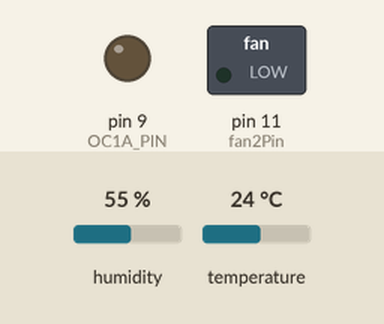
A sketch run on a simulated Arduino Mega 2560, built with avr-gcc and run on an emulated ATmega2560. Parts: switched loads named in the sketch (green lamp = pin HIGH), output pins drawn as LEDs (lit = HIGH). Inputs (shaded band) come from the test bench; at power-on: humidity 55 %, temperature 24 °C.

Above: at 2.3 s.
2.4 s: humidity set to 78 %
3.9 s: humidity set to 81 %
At 5.5 s:
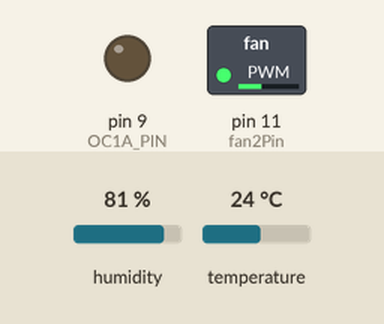
Timing chart, 0 to 7.0 s (numbered marks = the images above; inputs shaded):
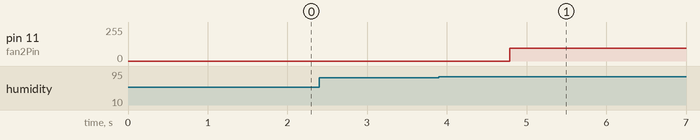

Measured:
- the behaviour switches between 79 and 80 % on humidity (found by bisection; images 0 and 1)
- after the input at 2.4 s, every drawn part: stays the same
- after the input at 3.9 s, pin 11 (fan2Pin): 0/255 → 96/255 after 0.89 s

The sketch:

sketch_jan19a.ino
```cpp
//Libraries sensor
#include <dht.h>
// Wir verwenden Software Serial
#define softserial

const byte OC1A_PIN = 9; // pin 9
const byte OC1B_PIN = 10; // pin 10
//Adjust this value to adjust the frequency (Frequency in HZ!) (Set currently to 25kHZ)
const word PWM_FREQ_HZ = 25000;
const word TCNT1_TOP = 16000000/(2*PWM_FREQ_HZ);
// Pin FAN 2 control:
const int fan2Pin = 11;  // pin 11

// DHT22 - Sensor humidity-temperature
#define dht22Pin 7 // pin 7
dht DHT;

// HM-10 Bluetooth
#ifdef softserial
  #include <SoftwareSerial.h>
  const int BTRX = 2;  // pin 2
  const int BTTX = 3;  // pin 3
  SoftwareSerial SerialBT(BTRX, BTTX);
#else
  HardwareSerial SerialBT = Serial1;
#endif

typedef struct {
  int index;
  String cmd;  //command name;
  char *msg;    //description command
  byte event; //0 - off, 1 - on;
  byte value; //active fans;
  byte fan1;  //0 - off, 1 - on, 2- auto;
  byte fan2;  //0 - off, 1 - on, 2- auto;
} modeDictionary;

modeDictionary modeDicArr[9] {
  {0, "auto", "FAN ALL AUTO", 1, 1, 2, 2},
  {1, "on", "FAN ALL ON", 0, 1, 1, 1},
  {2, "off", "FAN ALL OFF", 0, 1, 0, 0},
  {3, "help", "Print Help", 1, 0, 0, 0},
  {4, "?", "Print Help", 0, 0, 0, 0},
  {5, "info", "Print Info", 0, 0, 0, 0},
  {6, "i", "Print Info", 0, 0, 0, 0},
  {7, "status", "Print Status", 0, 0, 0, 0},
  {8, "s", "Print Status", 0, 0, 0, 0}
};
int modeDicSize = sizeof(modeDicArr)/sizeof(modeDictionary);

float hum = 0;  //Stores humidity value
float humPrevious = 0;
float temp = 0; //Stores temperature value
int fanSpeed = 100;
int fanPercent = 0;
unsigned long time = 0;
bool hasTimeDelay = false;
bool hasExecuteCommand = true;

void setup() {
  pinMode(OC1A_PIN, OUTPUT);
  pinMode(fan2Pin, OUTPUT);

  // Clear Timer1 control and count registers
  TCCR1A = 0;
  TCCR1B = 0;
  TCNT1  = 0;
  TCCR1A |= (1 << COM1A1) | (1 << WGM11);
  TCCR1B |= (1 << WGM13) | (1 << CS10);
  ICR1 = TCNT1_TOP;

  SerialBT.begin(9600);
  SerialBT.println("Program start!");
}

void loop() {
  int chk = DHT.read22(dht22Pin);
  //Read data and store it to variables hum and temp
  hum = DHT.humidity;
  temp= DHT.temperature;

  fanPercent = (((100-hum)/100) * 100);
  //fanSpeed = 1.5 * fanPercent;
  fanSpeed = 1.5 * hum;

  serialEvent();
  executeCommandAuto();
  executeCommand();
  print();
  timeDelay();
  resetVariables();
  delay(1000);  //Delay 1 sec.
}

void serialEvent() { // Run=1

  int availableBytes = SerialBT.available();

  if (availableBytes > 0) {
    char serialRead;
    char space = ' '; //Check for space
    String strCommand = "";
    String strTime = "";
    bool hasReadStrCommand = false;

    for(int i=0; i < availableBytes; i++){
      serialRead = SerialBT.read();

      int strCmdLength = strCommand.length();

      if (serialRead == space && strCmdLength == 0) {
        continue;
      }

      if (serialRead == space && strCmdLength > 0) {
        hasReadStrCommand = true;
        continue;
      }

      if (hasReadStrCommand) {
        if (serialRead == space && strTime.length() > 0) {
          continue;
        }
        strTime += serialRead;
        continue;
      }

      strCommand += serialRead;
    }

    for(int i = 0; i < modeDicSize; ++i) {

      if(modeDicArr[i].cmd != strCommand){
        continue;
      }

      for(int j = 0; j < modeDicSize; ++j){
        modeDicArr[j].event = 0;
      }

      modeDicArr[i].event = 1;
      hasExecuteCommand = true;
      hasTimeDelay = strTime.length() > 0 && modeDicArr[i].value == 1;
      if(hasTimeDelay){
        time = strTime.toInt(); //minutes
        time *= 1000; //seconds
        time *= 60; //milliseconds
        continue;
      }

      time = 0;
      hasTimeDelay = false;
    }

    if(!hasExecuteCommand){
      SerialBT.println("-----------PrintError-----------");
      SerialBT.print("Invalid command! - '");
      SerialBT.print(strCommand);
      SerialBT.println("'.");
      SerialBT.println("Use command 'help' or '?'");
      SerialBT.println("--------------------------------");
    }
  }
}

void executeCommand() { // Run=2

  if(!hasExecuteCommand){
    return;
  }

  for(int i = 0; i < modeDicSize; ++i){
    if(modeDicArr[i].event != 1 || modeDicArr[i].value != 1){
      continue;
    }

    if(modeDicArr[i].fan1 == 0) { //FAN 1
      setPwmDuty(100);
    } else if(modeDicArr[i].fan1 == 1) {
      setPwmDuty(0);
    }

    if(modeDicArr[i].fan2 == 0) { //FAN 2
      digitalWrite(fan2Pin, LOW);
    } else if(modeDicArr[i].fan2 == 1) {
      digitalWrite(fan2Pin, HIGH);
    }

    if(modeDicArr[i].fan1 != 2 || modeDicArr[i].fan2 != 2) { //AUTO
      continue;
    }

    if(hum >= 80) {
      setPwmDuty(fanPercent);
      modeDicArr[i].fan1 = 1;
      analogWrite(fan2Pin, fanSpeed);
      modeDicArr[i].fan2 = 1;
    }  else if(hum >= 70 && hum < 80) {
      setPwmDuty(fanPercent);
      modeDicArr[i].fan1 = 1;
      digitalWrite(fan2Pin, LOW);
      modeDicArr[i].fan2 = 0;
    } else if(hum >= 60 && hum < 70) {
      setPwmDuty(fanPercent);
      modeDicArr[i].fan1 = 1;
      digitalWrite(fan2Pin, LOW);
      modeDicArr[i].fan2 = 0;
    } else if(hum >= 0 && hum < 60) {
      setPwmDuty(100);
      modeDicArr[i].fan1 = 0;
      digitalWrite(fan2Pin, LOW);
      modeDicArr[i].fan2 = 0;
    }
  }
}

void executeCommandAuto() {
 if((int)humPrevious != (int)hum) {
    humPrevious = hum;
    hasExecuteCommand = true;
  }
}

void print(){ // Run=3
  if(!hasExecuteCommand){
    return;
  }
  printStatusHumTemp();

  for(int i = 0; i < modeDicSize; ++i){
    if(modeDicArr[i].event != 1){
      continue;
    }

    if(modeDicArr[i].cmd == "help" || modeDicArr[i].cmd == "?") {
      printHelp();
      continue;
    }
    SerialBT.println(modeDicArr[i].cmd);
    printStatusFan(modeDicArr[i].fan1, modeDicArr[i].fan2);
  }
  printDelay();
}

void printHelp() { // Run=3.1
  SerialBT.println("------------PrintHelp-----------");
  SerialBT.println("help -print help.");
  SerialBT.println("? -print help.");
  SerialBT.println("on -on all fan, space min.");
  SerialBT.println("off -off all fan, space min.");
  SerialBT.println("auto -auto all fan, space min.");
  SerialBT.println("info -print status.");
  SerialBT.println("Example: 'on 5' - on for 5 min.");
  SerialBT.println("Example: 'auto' - on auto mode.");
  SerialBT.println("Example: '?' - print help.");
  SerialBT.println("--------------------------------");
}

void printStatusHumTemp() { // Run=3.2
  if (hasExecuteCommand) {
    SerialBT.println("-------PrintStatusHumTemp-------");
    //Print temp and humidity values to serial monitor
    SerialBT.print("Humidity:");
    SerialBT.print(hum);
    SerialBT.print("%, Temp:");
    SerialBT.print(temp);
    SerialBT.println("C");
    SerialBT.println("--------------------------------");
  }
}

void printStatusFan(byte fan1, byte fan2) { // Run=3.3
  SerialBT.println("---------PrintStatusFan---------");
  SerialBT.print("FAN 1 ");
  if(fan1 == 0){
    SerialBT.println("OFF");
  } else if(fan1 == 1) {
    SerialBT.print("ON, Speed=");
    SerialBT.print(100 - fanPercent);
    SerialBT.println("%");
  } else if(fan1 == 2) {
    SerialBT.println("");
  }

  SerialBT.print("FAN 2 ");
  if(fan2 == 0){
    SerialBT.println("OFF");
  } else if(fan2 == 1){
    SerialBT.print("ON, Speed=");
    SerialBT.print(fanSpeed);
    SerialBT.println("");
  } else if(fan2 == 2) {
    SerialBT.println("");
  }
  SerialBT.println("--------------------------------");
}

void printDelay() { // Run=3.4
  if(hasTimeDelay) {
    SerialBT.println("-----------PrintDelay-----------");
    SerialBT.print("Delay ");
    SerialBT.print((time / 60) / 1000); //Convert to minutes
    SerialBT.println(" min.");
    SerialBT.println("--------------------------------");
  }
}

void timeDelay() { // Run=4
  if(hasTimeDelay) {
    delay(time);
    return;
  }
  hasExecuteCommand = false;
}

void resetVariables() { // Run=5
  //Reset auto mode fans
  for(int i = 0; i < modeDicSize; ++i) {
    modeDicArr[i].event = 0;
  }
  modeDicArr[0].fan1 = 2;
  modeDicArr[0].fan2 = 2;
  modeDicArr[0].event = 1;

  //Reset time
  time = 0;
  hasTimeDelay = false;
}

void setPwmDuty(byte duty) {
  OCR1A = (word) (duty*TCNT1_TOP)/100;
}
```
